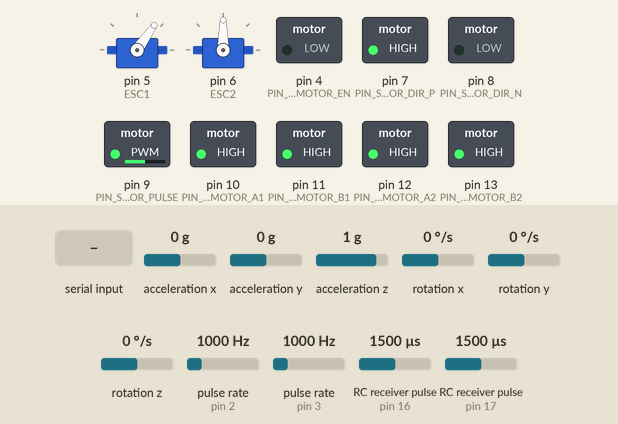
The sketch below on a simulated Arduino Uno, built with avr-gcc and run on an emulated ATmega328P. On the bench: 2 × servo, switched loads named in the sketch (green lamp = pin HIGH). Wiring (inferred from the names in the program): 2 × pulse sensor: data pin 2 / data pin 3; 2 × RC receiver channel: data pin 16 / data pin 17. The inputs (shaded band) are chosen by the test bench; at power-on: acceleration z 1 g, RC receiver pulse (sensors on pin 16, pin 17) 1500 µs, rotation x 0 °/s, acceleration x 0 g, acceleration y 0 g, rotation y 0 °/s, rotation z 0 °/s, pulse rate (sensors on pin 2, pin 3) 1000 Hz. What the sketch prints to the serial monitor is not drawn.

Above: at 1.2 s.
1.3 s: "90,45,200\n" received over Serial
At 2.28 s:
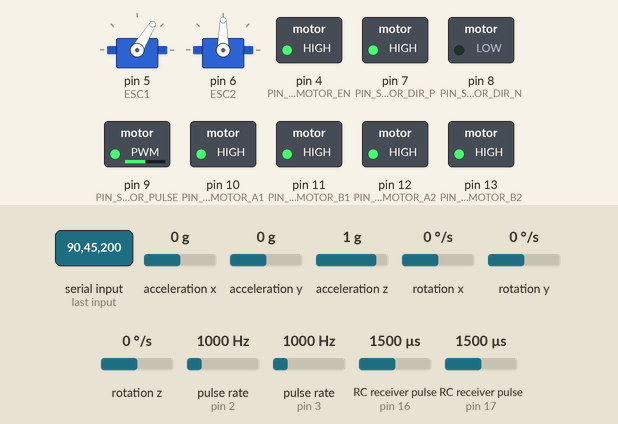
4.3 s: acceleration z set to 0 g
At 4.57 s:
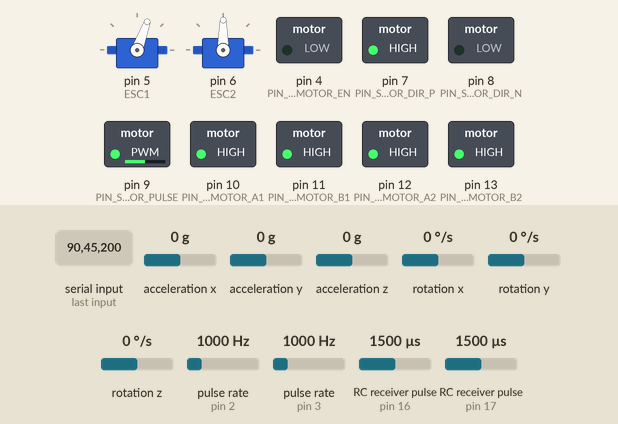
7.3 s: RC receiver pulse (sensor on pin 16) set to 1020 µs
At 7.78 s:
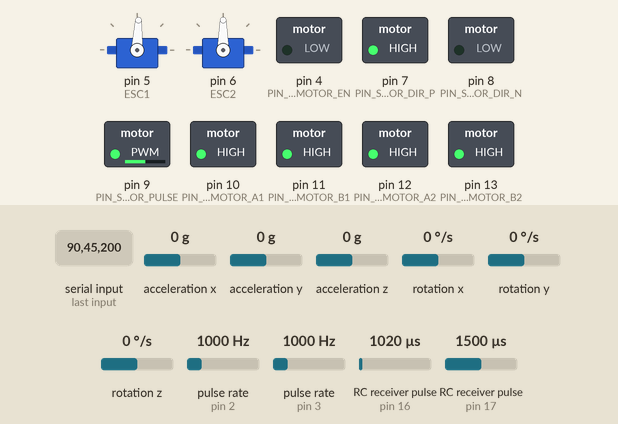
10.3 s: rotation x set to -192 °/s
13.3 s: acceleration x set to -1.4 g
Timing chart, 0 to 20.0 s (numbered marks = the images above; inputs shaded):
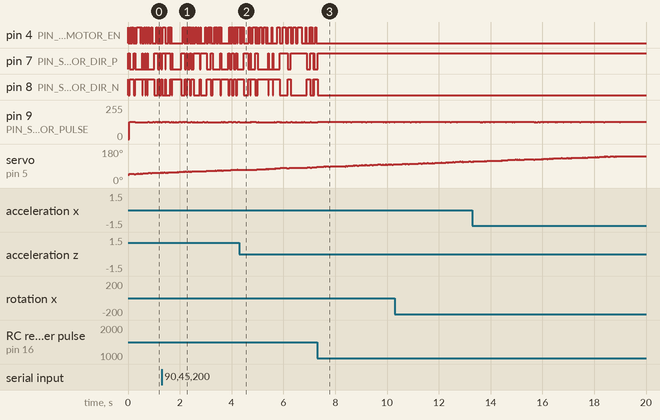

Measured:
- after the input at 7.3 s, pin 4 (PIN_STEP_MOTOR_EN): stops changing and stays LOW

The sketch:

main.ino
```cpp
#include "my_type.h"
#include "my_step.h"
#include "GPIO.h"
#include "RC.h"
#include "IMU.h"
#include "RPM.h"
#include "ESC.h"
#include "control.h"
#include "RPM_control.h"


my_PID PID1;

#include "serial_command.h"


u32 last_time ;
u32 dt_main=0 ;
u32 last_time_main ;
void test_pid(void);
void setup() {
  // put your setup code here, to run once:
  Serial.begin(250000);
  Wire.begin();
  Wire.setClock(400000);
  Serial.println("Serial ready>>>");

  GPIO_init();
  RC_init();
  IMU_init();
  step_init();
  RPM_init();
  ESC_init();
  RPM_control_init();

  PID1.PID_set_param(0.1,0,0);


  // step_enable();
}

void loop()
{

  dt_main = (double)(micros() - last_time_main) ; // Calculate delta time
  last_time_main= micros();
  // step_callback();
  IMU_getdata();
  IMU_consubtion();
  RPM_callback();
  RC_callback();
  mot_callback();

  // float err,out;
  // err = sp-s_IMU1.pitch;
  // out = PID1.PID_calculate(err);
  // step_run2(out);

  // Serial.print(s_IMU1.pitch);Serial.print("  SP:");
  // Serial.print(sp);Serial.print("  ERR:");
  // Serial.print(err);Serial.print("  OUT:");
  // Serial.print(out);Serial.println("  ");
  // // out = PID1.PID_calculate(err);


  if(millis()-last_time > 100)
  {
    last_time = millis();
    // Serial.print(dt_main);
    // Serial.print("\r\n");

    // Serial.println(PID1.PID_calculate(1));
    // IMU_print();

    step_print();
    RC_print();
    ESC_print();
    mot_print();
    RPM_print();
    // Serial.print(dt_main);
    // Serial.print("\r\n");
    Serial.print("\r\n");
  }


  // put your main code here, to run repeatedly
  // RC_print();

}


//
```

ESC.h
```cpp
#ifndef _ESC_H_
#define _ESC_H_
#include <ServoTimer2.h>

#define ESC_MAX 2000 //us
#define ESC_MIN 1000 //us

ServoTimer2 ESC1;
ServoTimer2 ESC2;

u32 temp_ESC1_with = 0;
u32 temp_ESC2_with = 0;

s8 ESC_init(void);
s8 ESC1_write(int arg);
s8 ESC2_write(int arg);
s8 ESC_print(void);

s8 ESC_init(void)
{
  ESC1.attach(5);
  ESC2.attach(6);
}

s8 ESC1_write(int arg) //percent
{
  if(arg<0) arg = 0;
  else if(arg>100) arg = 100;

  temp_ESC1_with = ( ((float)arg/100.0)*(ESC_MAX-ESC_MIN) )+ESC_MIN;

  ESC1.write(temp_ESC1_with);
}

s8 ESC2_write(int arg)
{
  if(arg<0) arg = 0;
  else if(arg>100) arg = 100;

  temp_ESC2_with = ( ((float)arg/100.0)*(ESC_MAX-ESC_MIN) )+ESC_MIN;
  ESC2.write(temp_ESC2_with);
}

s8 ESC_print(void)
{
  Serial.print("  ESC1:");
  Serial.print(temp_ESC1_with);
  Serial.print("  ESC2:");
  Serial.print(temp_ESC2_with);
}

#endif
```

IMU.h
```cpp
#ifndef _IMU_H_
#define _IMU_H_
#include "MPU6050.h"
MPU6050 IMU1(MPU6050_ADDRESS_AD0_HIGH);
MPU6050 IMU2(MPU6050_ADDRESS_AD0_LOW);

#define X 0
#define Y 1
#define Z 2

double dt =0;
u32 last_time_IMU;

struct struct_IMU
{
s16 row_gyro[3];
s16 row_acc[3];
float angle_acc[3];
float angle_gyro[3];
float pitch;
float roll;
float yaw;
}s_IMU1,s_IMU2;


s8 IMU_init(void);
s8 IMU_getdata(void);
s8 IMU_consubtion(void);
s8 IMU_print(void);

s8 IMU_init(void)
{
  Serial.println("Initializing I2C devices...");
  IMU1.initialize();
  // verify connection
  Serial.println("Testing IMU1 connections...");
  Serial.println(IMU1.testConnection() ? "MPU6050 connection successful" : "MPU6050 connection failed");
  IMU1.setFullScaleGyroRange(MPU6050_GYRO_FS_250);
  IMU1.setFullScaleAccelRange(MPU6050_ACCEL_FS_16);

  IMU2.initialize();
  Serial.println("Testing IMU2 connections...");
  Serial.println(IMU2.testConnection() ? "MPU6050 connection successful" : "MPU6050 connection failed");
  IMU2.setFullScaleGyroRange(MPU6050_GYRO_FS_250);
  IMU2.setFullScaleAccelRange(MPU6050_ACCEL_FS_16);
  return 0;
}

s8 IMU_getdata(void)
{
  IMU1.getMotion6(&s_IMU1.row_acc[X], &s_IMU1.row_acc[Y], &s_IMU1.row_acc[Z],&s_IMU1.row_gyro[X],&s_IMU1.row_gyro[Y], &s_IMU1.row_gyro[Z]);
  IMU2.getMotion6(&s_IMU2.row_acc[X], &s_IMU2.row_acc[Y], &s_IMU2.row_acc[Z],&s_IMU2.row_gyro[X],&s_IMU2.row_gyro[Y], &s_IMU2.row_gyro[Z]);

  // s_IMU1.row_acc[X] = s_IMU1.row_acc[X]/2048.0;
  // s_IMU1.row_acc[Y] = s_IMU1.row_acc[Y]/2048.0;
  // s_IMU1.row_acc[Z] = s_IMU1.row_acc[Z]/2048.0;
  // s_IMU1.row_gyro[X] = s_IMU1.row_gyro[X] / 131;
  // s_IMU1.row_gyro[Y] = s_IMU1.row_gyro[Y] / 131;
  // s_IMU1.row_gyro[Z] = s_IMU1.row_gyro[Z] / 131;
  //
  // s_IMU2.row_gyro[X] = s_IMU2.row_gyro[X] / 131;
  // s_IMU2.row_gyro[Y] = s_IMU2.row_gyro[Y] / 131;
  // s_IMU2.row_gyro[Z] = s_IMU2.row_gyro[Z] / 131;
}

s8 IMU_consubtion(void)
{
  float temp_acc_normal_1;
  float temp_acc_normal_2;

  float acc_normal_1[3];
  float acc_normal_2[3];

  float gyro_1[3];
  float gyro_2[3];

  dt = (double)(micros() - last_time_IMU) / 1000000; // Calculate delta time
  last_time_IMU = micros();
//################################# #IMU1 ################################################
  temp_acc_normal_1 = sqrt(pow(s_IMU1.row_acc[X],2)+pow(s_IMU1.row_acc[Y],2)+pow(s_IMU1.row_acc[Z],2));

  acc_normal_1[X] = s_IMU1.row_acc[X]/temp_acc_normal_1;
  acc_normal_1[Y] = s_IMU1.row_acc[Y]/temp_acc_normal_1;
  acc_normal_1[Z] = s_IMU1.row_acc[Z]/temp_acc_normal_1;

  gyro_1[X] = s_IMU1.row_gyro[X] / 131;
  gyro_1[Y] = s_IMU1.row_gyro[Y] / 131;
  gyro_1[Z] = s_IMU1.row_gyro[Z] / 131;

  s_IMU1.angle_gyro[X]+= (gyro_1[X]*dt);
  s_IMU1.angle_gyro[Y]+= (gyro_1[Y]*dt);
  s_IMU1.angle_gyro[Z]+= (gyro_1[Z]*dt);

  // s_IMU1.angle_acc[X] = asin(acc_normal_1[X])*RAD_TO_DEG;
  // s_IMU1.angle_acc[Y] = asin(acc_normal_1[Y])*RAD_TO_DEG;
  s_IMU1.angle_acc[X] = atan2(acc_normal_1[X],sqrt(pow(acc_normal_1[Y],2)+pow(acc_normal_1[Z],2)))*RAD_TO_DEG;
  s_IMU1.angle_acc[Y] = atan2(acc_normal_1[Y],sqrt(pow(acc_normal_1[X],2)+pow(acc_normal_1[Z],2)))*RAD_TO_DEG;

  s_IMU1.roll = 0.5 * (s_IMU1.roll + (gyro_1[X]) * dt) + 0.5 * (s_IMU1.angle_acc[Y]) ;     // Calculate the angle using a Complimentary filter
  s_IMU1.pitch = 0.5 * (s_IMU1.pitch + (gyro_1[Y]) * dt) + 0.5* (-s_IMU1.angle_acc[X]) ;  // Calculate the angle using a Complimentary filter
  s_IMU1.yaw = s_IMU1.angle_gyro[Z];

  //############################################################################################
  //################################# #IMU2 ################################################
  temp_acc_normal_2 = sqrt(pow(s_IMU2.row_acc[X],2)+pow(s_IMU2.row_acc[Y],2)+pow(s_IMU2.row_acc[Z],2));
  acc_normal_2[X] = s_IMU2.row_acc[X]/temp_acc_normal_2;
  acc_normal_2[Y] = s_IMU2.row_acc[Y]/temp_acc_normal_2;
  acc_normal_2[Z] = s_IMU2.row_acc[Z]/temp_acc_normal_2;

  gyro_2[X] = s_IMU2.row_gyro[X] / 131;
  gyro_2[Y] = s_IMU2.row_gyro[Y] / 131;
  gyro_2[Z] = s_IMU2.row_gyro[Z] / 131;

  s_IMU2.angle_gyro[X]+= (gyro_2[X]*dt);
  s_IMU2.angle_gyro[Y]+= (gyro_2[Y]*dt);
  s_IMU2.angle_gyro[Z]+= (gyro_2[Z]*dt);

  s_IMU2.angle_acc[X] = atan2(acc_normal_2[X],sqrt(pow(acc_normal_2[Y],2)+pow(acc_normal_2[Z],2)))*RAD_TO_DEG;
  s_IMU2.angle_acc[Y] = atan2(acc_normal_2[Y],sqrt(pow(acc_normal_2[X],2)+pow(acc_normal_2[Z],2)))*RAD_TO_DEG;

  s_IMU2.roll = 0.5 * (s_IMU2.roll + (gyro_2[X]) * dt) + 0.5 * (s_IMU2.angle_acc[Y]) ;     // Calculate the angle using a Complimentary filter
  s_IMU2.pitch = 0.5 * (s_IMU2.pitch + (gyro_2[Y]) * dt) + 0.5 * (-s_IMU2.angle_acc[X]) ;  // Calculate the angle using a Complimentary filter
  s_IMU2.yaw = s_IMU2.angle_gyro[Z];

}

s8 IMU_print(void)
{
  Serial.print(dt);Serial.print("  ");
  Serial.print("IMU1:");
  // Serial.print(s_IMU1.row_acc[X]);Serial.print("  ");
  // Serial.print(s_IMU1.row_acc[Y]);Serial.print("  ");
  // Serial.print(s_IMU1.row_acc[Z]);Serial.print("  ");
  // Serial.print(s_IMU1.row_gyro[X]);Serial.print("  ");
  // Serial.print(s_IMU1.row_gyro[Y]);Serial.print("  ");
  // Serial.print(s_IMU1.row_gyro[Z]);Serial.print("  ");
  // Serial.print(s_IMU1.angle_acc[X]);Serial.print("  ");
  // Serial.print(s_IMU1.angle_acc[Y]);Serial.print("  ");
  //
  // Serial.print(s_IMU1.angle_gyro[X]);Serial.print("  ");
  // Serial.print(s_IMU1.angle_gyro[Y]);Serial.print("  ");
  // Serial.print(s_IMU1.angle_gyro[Z]);Serial.print("  ");

  Serial.print(s_IMU1.pitch);Serial.print("  ");
  Serial.print(s_IMU1.roll);Serial.print("  ");
  Serial.print(s_IMU1.yaw);Serial.print("  ");

  // Serial.print("\tIMU2:");
  // // Serial.print(s_IMU2.row_acc[X]);Serial.print("  ");
  // // Serial.print(s_IMU2.row_acc[Y]);Serial.print("  ");
  // // Serial.print(s_IMU2.row_acc[Z]);Serial.print("  ");
  // // Serial.print(s_IMU2.row_gyro[X]);Serial.print("  ");
  // // Serial.print(s_IMU2.row_gyro[Y]);Serial.print("  ");
  // // Serial.print(s_IMU2.row_gyro[Z]);Serial.print("  ");
  // // Serial.print(s_IMU2.angle_acc[X]);Serial.print("  ");
  // // Serial.print(s_IMU2.angle_acc[Y]);Serial.print("  ");
  // //
  // // Serial.print(s_IMU2.angle_gyro[X]);Serial.print("  ");
  // // Serial.print(s_IMU2.angle_gyro[Y]);Serial.print("  ");
  // // Serial.print(s_IMU2.angle_gyro[Z]);Serial.print("  ");
  //
  // Serial.print(s_IMU2.pitch);Serial.print("  ");
  // Serial.print(s_IMU2.roll);Serial.print("  ");
  // Serial.print(s_IMU2.yaw);Serial.print("  ");


}
#endif
```

RC.h
```cpp
#ifndef _RC_H_
#define _RC_H_
#include <avr/interrupt.h>

#define RC_MAX 1900 //us
#define RC_MIN 1100 //us

s8 RC_init(void);
s8 RC_callback(void);
void RC_print(void);

bool flag_rc1 = 0;
bool flag_rc2 = 0;
u32 last_time_RC1;
u32 last_time_RC2;
u32 channel_1_width;
u32 channel_2_width;
u8 RC1,RC2;

//######################################## RC_INIT #############################
s8 RC_init(void)
{
  // PCICR |= 0b00000001;    // turn on port b
  PCICR |= 0b00000010;    // turn on port c
  // PCICR |= 0b00000100;    // turn on port d
  // PCICR |= 0b00000111;    // turn on all ports

  // PCMSK0 |= 0b00000001;    // turn on pin PB0, which is PCINT0, physical pin 14
  PCMSK1 |= 0b00001100;    // turn on pin PC4, which is PCINT12, physical pin 27
  // PCMSK2 |= 0b10000001;    // turn on pins PD0 & PD7, PCINT16 & PCINT23
}

//######################################## RC_CALLBACK #########################
s8 RC_callback(void)
{
  if((micros()-last_time_RC1)>100000) channel_1_width=0;
  if((micros()-last_time_RC2)>100000) channel_2_width=0;
}
//######################################## RC_PRINT ############################
void RC_print(void)
{
  Serial.print("  CH1:");
  // Serial.print(channel_1_width);
  // Serial.print("  ");
  Serial.print(RC1);
  Serial.print("  CH2:");
  // Serial.print(channel_2_width);
  // Serial.print("  ");
  Serial.print(RC2);
}
//######################################## RC_ISR #############################
// ISR(PCINT0_vect){}    // Port B, PCINT0 - PCINT7
ISR(PCINT1_vect)
{
  if(digitalRead(PIN_RC1) == 1 && flag_rc1 == 0)
  {
    flag_rc1 = 1;
    last_time_RC1 = micros();
  }else if(digitalRead(PIN_RC1) == 0 && flag_rc1 == 1)
  {
    flag_rc1 =0;
    channel_1_width = micros()-last_time_RC1;
    RC1 = float(channel_1_width-RC_MIN)/(RC_MAX-RC_MIN)*100;
    if(RC1<0) RC1=0;
    if(RC1>100) RC1=100;
  }

  if(digitalRead(PIN_RC2) == 1 && flag_rc2 == 0)
  {
    flag_rc2 = 1;
    last_time_RC2 = micros();
  }else if(digitalRead(PIN_RC2) == 0 && flag_rc2 == 1)
  {
    flag_rc2 =0;
    channel_2_width = micros()-last_time_RC2;
    RC2 = float(channel_2_width-RC_MIN)/(RC_MAX-RC_MIN)*100;
    if(RC2<0) RC2=0;
    if(RC2>100) RC2=100;
  }
}
 // Port C, PCINT8 - PCINT14
// ISR(PCINT2_vect){}    // Port D, PCINT16 - PCINT23
#endif
```

RPM.h
```cpp
#ifndef _RCMETER_H_
  #define _RCMETER_H_

float RPM1,RPM2;
float temp_RPM1,temp_RPM2;
bool flag_RPM1,flag_RPM2;
u32 last_time_RPM1,last_time_RPM2;

s8 RPM_init(void);
s8 RPM_callback(void);
void RPM_print(void);
void ISR_RPM1(void);
void ISR_RPM2(void);


s8 RPM_init(void)
{
  attachInterrupt(digitalPinToInterrupt(2), ISR_RPM1, CHANGE );
  attachInterrupt(digitalPinToInterrupt(3), ISR_RPM2, CHANGE );
}
s8 RPM_callback(void)
{
  if(RPM1<100) RPM1=0;
  if(RPM2<100) RPM2=0;
}
void ISR_RPM1(void)
{
  // Serial.println("OK111");
  if(digitalRead(2) == 0 && flag_RPM1 == 0)
  {
    temp_RPM1 = (1.0/(micros()-last_time_RPM1))*1000000*60;
    if(temp_RPM1 != 0 && temp_RPM1 <10000) //avoid fast changes
    {
      RPM1 = temp_RPM1;
    }

    flag_RPM1 = 1;
    last_time_RPM1 = micros();
  }else if(digitalRead(2) == 1 && flag_RPM1 == 1)
  {
    flag_RPM1 = 0;
  }

}
void ISR_RPM2(void)
{
  // Serial.println("OK222");
  if(digitalRead(3) == 0 && flag_RPM2 == 0)
  {
    temp_RPM2 = (1.0/(micros()-last_time_RPM2))*1000000*60;
    if(temp_RPM2 != 0 && temp_RPM2 <10000)//avoid fast changes
    {
      RPM2 = temp_RPM2;
    }
    flag_RPM2 = 1;
    last_time_RPM2 = micros();
  }else if(digitalRead(3) == 1 && flag_RPM2 == 1)
  {
    flag_RPM2 = 0;
  }

}

void RPM_print(void)
{
  Serial.print("  RPM1: ");
  Serial.print(RPM1);
  Serial.print("  RPM2: ");
  Serial.print(RPM2);
}

#endif
```

RPM_control.h
```cpp
#ifndef _RPMCONTROL_H_
#define _RPMCONTROL_H_

#define RPM_MAX  8000

my_PID mot1_PID;

void RPM_control_init(void);
void mot_callback(void);
void mot1_setSpeed(float speed);
void mot_print(void);

float mot1_SP;
float temp1=0;
float temp2=0;
float temp3=0;
float RPM_percent=0;

void RPM_control_init(void)
{
mot1_PID.PID_set_param(0.1,0.1,0);
}

void mot1_setSpeed(float speed) //RPM
{
 mot1_SP = (speed*100)/RPM_MAX; //set point
}
void mot_callback(void)
{
//direct motor drive
// ESC1_write(RC1);
// ESC2_write(RC2);

  mot1_SP = RC1;

  if(RC1==0)mot1_PID.PID_reset();

  RPM_percent = RPM1*100/RPM_MAX;

  // temp1 = (mot1_SP*0.5)+(RPM_percent*0.5);
  temp1 = mot1_SP-RPM_percent;
  temp2 = mot1_PID.PID_calculate(temp1);
  // if(temp2>100) temp2 = 100;
  // if(temp2<0) temp2 = 0;
  ESC1_write(temp2);
  temp3 = (RC2-50)*2;
  if(abs(temp3)>5)
  {
    step_run2(temp3);
  }else
  {
    step_stop();
  }

  // ESC1_write(RC1);
}

void mot_print(void)
{
  Serial.print("  MOT1_er:");
  Serial.print(temp1);
  Serial.print("  MOT1_PID_OUT:");
  Serial.print(temp2);
  Serial.print("  RPM1_per:");
  Serial.print(RPM_percent);
}

#endif
```

control.h
```cpp
// #ifndef _CONTROL_H_
// #define _CONTROL_H_


class my_PID
{
  private:
  float p,i,d;
  float val_p,val_i,val_d;
  float dt;
  u32 last_time_pid;
  float last_er=0;
  public:
  void PID_set_param(float kp,float ki ,float kd);
  float PID_calculate(float er);
  void PID_reset(void);
};

void my_PID::PID_set_param(float kp,float ki ,float kd)
{
  p = kp;
  i = ki;
  d = kd;
  Serial.print("PID_SET:");
  Serial.print(p);Serial.print(" ");
  Serial.print(i);Serial.print(" ");
  Serial.print(d);Serial.print("\r\n");
}
float my_PID:: PID_calculate(float er)
{
  dt = (double)(micros() - last_time_pid) / 1000000; // Calculate delta time

  last_time_pid = micros();
  val_p = er*p;
  val_i = val_i+(er*dt)*i;

  val_d = (er-last_er)*d;
  last_er = er;

  // Serial.print("P:");
  // Serial.print(p);Serial.print("  I:");
  // Serial.print(i);Serial.print("  D:");
  // Serial.print(d);Serial.print("\t\t");
  //
  // Serial.print("VP:");
  // Serial.print(val_p);Serial.print("  VI:");
  // Serial.print(val_i);Serial.print("  VD:");
  // Serial.print(val_d);Serial.print("\t");

  return val_p+val_i+val_d;
}

void my_PID:: PID_reset(void)
{
  last_er = 0;
  val_i = 0;
}


// #endif
```

my_type.h
```cpp
#ifndef _MYTYPE_H_
#define _MYTYPE_H_

typedef char s8;
typedef unsigned char u8;

typedef short int s16;
typedef unsigned short int u16;

typedef long int s32;
typedef unsigned long int u32;

#endif
```

GPIO.h
```cpp
#ifndef _GPIO_H_
#define _GPIO_H_
#include "my_type.h"
//########################### #GPIO_PIN ############################
#define PIN_SDA 18//A4
#define PIN_SCL 19//A5
//########################### #LOADCELL_PIN ########################
#define PIN_LOADCELL_SCK 15 //A1
#define PIN_LOADCELL_SCK 14 //A0
//########################### #RPMMETER_PIN ########################
#define PIN_RPM_METER1 2
#define PIN_RPM_METER2 3
//########################### #STEPMOTOR_PIN #######################
#define PIN_STEP_MOTOR_EN     4
#define PIN_STEP_MOTOR_DIR_P  7
#define PIN_STEP_MOTOR_DIR_N  8
#define PIN_STEP_MOTOR_PULSE  9

//########################### #DCMOTOR_PIN #########################
#define PIN_DC_MOTOR_A1 10
#define PIN_DC_MOTOR_A2 12
#define PIN_DC_MOTOR_B1 11
#define PIN_DC_MOTOR_B2 13
//########################### #ESC_PIN ########################
#define PIN_ESC1 5
#define PIN_ESC2 6
//########################### #RC_PIN ########################
#define PIN_RC1 17 //A3 PCINT11
#define PIN_RC2 16 //A2 PCINT10

s8 GPIO_init(void);

s8 GPIO_init(void)
{
  pinMode(PIN_RPM_METER1,INPUT_PULLUP);
  pinMode(PIN_RPM_METER2,INPUT_PULLUP);


  pinMode(PIN_STEP_MOTOR_EN,OUTPUT);
    digitalWrite(PIN_STEP_MOTOR_EN,HIGH); //disable step motor

  pinMode(PIN_STEP_MOTOR_DIR_P,OUTPUT);
    digitalWrite(PIN_STEP_MOTOR_DIR_P,HIGH);

  pinMode(PIN_STEP_MOTOR_DIR_N,OUTPUT);
    digitalWrite(PIN_STEP_MOTOR_DIR_N,HIGH);

  pinMode(PIN_STEP_MOTOR_PULSE,OUTPUT);
    digitalWrite(PIN_STEP_MOTOR_PULSE,HIGH);


  pinMode(PIN_DC_MOTOR_A1,OUTPUT);
    digitalWrite(PIN_DC_MOTOR_A1,HIGH);
  pinMode(PIN_DC_MOTOR_A2,OUTPUT);
    digitalWrite(PIN_DC_MOTOR_A2,HIGH);
  pinMode(PIN_DC_MOTOR_B1,OUTPUT);
    digitalWrite(PIN_DC_MOTOR_B1,HIGH);
  pinMode(PIN_DC_MOTOR_B2,OUTPUT);
      digitalWrite(PIN_DC_MOTOR_B2,HIGH);


  // pinMode(PIN_ESC1,OUTPUT);
  //     digitalWrite(PIN_ESC1,LOW);
  // pinMode(PIN_ESC2,OUTPUT);
  //     digitalWrite(PIN_ESC2,LOW);
  return 0;
}


#endif
```

Source omitted: my_step.h (4999 bytes), serial_command.h (4616 bytes)
